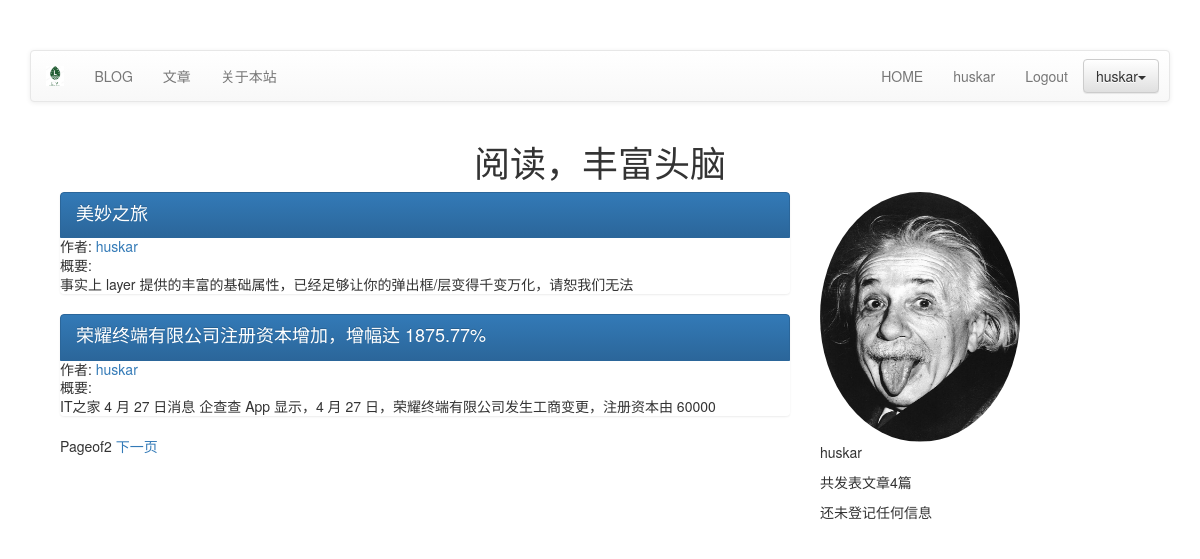
The page /article/list-article-titles/huskar/ (signed in) on the database as committed earlier.
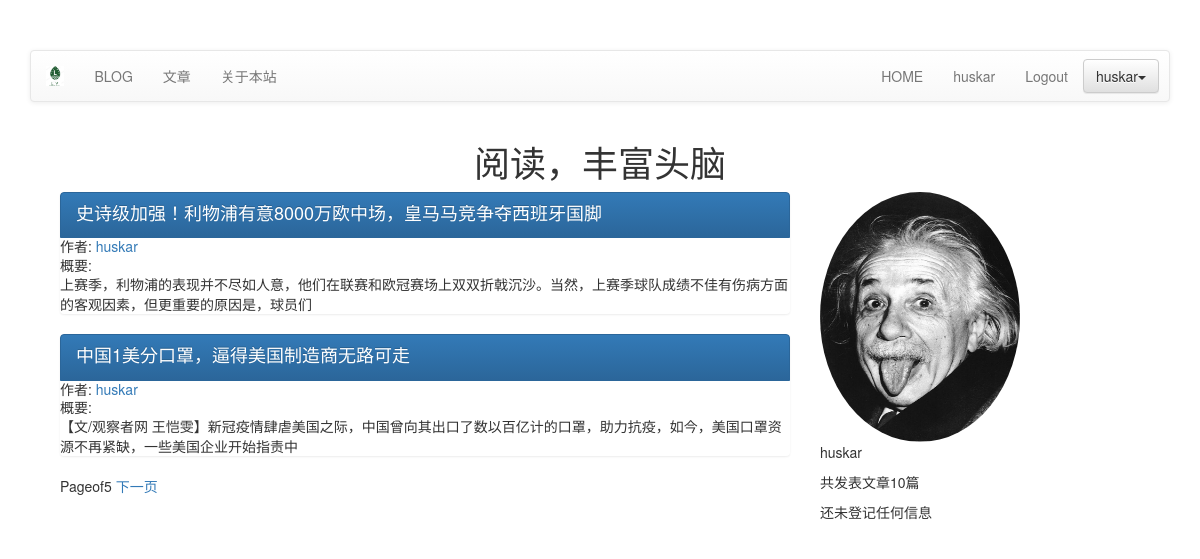
The same page on the database as committed later.
### article/models.py (models this page shows, shortened)
class ArticlePost(models.Model):
    author = models.ForeignKey(User, related_name="article", on_delete=models.PROTECT)
    title = models.CharField(max_length=200)
    slug = models.SlugField(max_length=500)
    column = models.ForeignKey(ArticleColumn, related_name="article_column", on_delete=models.PROTECT)
    body = models.TextField()
    created = models.DateTimeField(default=timezone.now())
    update = models.DateTimeField(auto_now=True)
    users_like = models.ManyToManyField(User, related_name="articles_like", blank=True)
    article_tag = models.ManyToManyField(ArticleTag, related_name='article_tag', blank=True)
    class Meta:
        ordering = ("-update",)
        index_together = (("id", "slug"),)
    def get_url_path(self):
        return reverse("article:list_article_detail", args=[self.id, self.slug])

### article/list_views.py (the view)
# urls.py: url(r'^list-article-titles/(?P<username>[-\w]+)/$', list_views.article_titles, name="author_articles"),
def article_titles(request, username=None):
    if username:
        user = User.objects.get(username=username)
        article_title = ArticlePost.objects.filter(author=user)
        try:
            userinfo = user.userinfo
        except:
            userinfo = None
    else:
        article_title = ArticlePost.objects.all()
    paginator = Paginator(article_title, 2)
    page = request.GET.get("page")
    try:
        current_page = paginator.page(page)
        articles = current_page.object_list
    except PageNotAnInteger:
        current_page = paginator.page(1)
        articles = current_page.object_list
    except EmptyPage:
        current_page = paginator.page(paginator.num_pages)
        articles = current_page.object_list
    if username:
        return render(request, "article/list/author_articles.html", {"articles": articles, "page": current_page})
    return render(request, "article/list/article_titles.html", {"articles": articles, "page": current_page})

### article/templatetags/article_tags.py (called while the page is built)
@register.simple_tag
def author_total_articles(user):
    return user.article.count()

### templates/article/list/author_articles.html
{%  extends "base.html" %}
{% load article_tags %}
{% load staticfiles %}
{% block content %}
<div class="row text-center vertical-middle-sm">
   <h1>阅读，丰富头脑</h1>
</div>
<div class="container">
 <div class="col-md-8">
     {% for article in articles %}
     <div class="list-group">
         <a href="{{ article.get_url_path }}" class="list-group-item active">
             <h4 class="list-group-item-heading">{{ article.title }}</h4>
         </a>
         <p class="list-group-item-text">作者:
             <a href="{% url 'article:author_articles' article.author.username %}">
               {{ article.author.username }}
             </a>
         </p>
         <p class="list-group-item-text">概要:
               {{ article.body|slice:'70'|linebreaks }}
         </p>
     </div>
     {% endfor %}
{% include "article/paginator.html" %}
 </div>
 <div class="col-md-4">
 <div>
     {% if userinfo.photo %}
     <img src="{{ userinfo.photo|striptags }}" class="img-cirlce" id="my_photo" name="user_face">
     {% else %}
     <img src="{% static '/image/estan.jpg' %}" class="img-circle" id="my_photo" name="user_face" style="height: 250px;width: 200px">
     {% endif %}
 </div>
 <div>
     <p>{{ user.username }}</p>
     <p>共发表文章{% author_total_articles user %}篇</p>
     {% if userinfo %}
     <p>{{ userinfo.company }}</p>
     <p>{{ userinfo.aboutme }}</p>
     {% else %}
     <p>还未登记任何信息</p>
     {% endif %}
 </div>
 </div>
</div>
{% endblock %}

### templates/base.html (shortened to what this page needs)
<!DOCTYPE html>
<html lang="en">
<head>
<link rel="stylesheet" href="https://cdn.jsdelivr.net/npm/bootstrap@3.3.7/dist/css/bootstrap.min.css">
<link rel="stylesheet" href="https://cdn.jsdelivr.net/npm/bootstrap@3.3.7/dist/css/bootstrap-theme.min.css">
</head>
<body style="margin-top:50px;">
    {% include "header.html" %}
    <div class="container">
        {% block content %}
        {% endblock %}
    </div>
</body>
</html>

### templates/header.html (shortened to what this page needs)
{% load staticfiles %}
<div class="container">
    <nav class="navbar navbar-default" role="navigation">
        <div class="navbar-header">
            <a class="navbar-brand" href="."><img src="{% static '/static/image/logo.png' %}" height="100%"> </a>
        </div>
        <div>
            <ul class="nav navbar-nav" role="navigation">
                <li><a href="{% url 'blog:blog_title' %}">BLOG</a> </li>
                <li><a href="{% url 'article:list_article_titles' %}">文章</a> </li>
                <li><a href="{% url 'course:about' %}">关于本站</a></li>
            </ul>
            <ul class="nav navbar-nav navbar-right" style="margin-right: 10px">
                {% if user.is_authenticated %}
                <li><a href="{% url 'home' %}">HOME</a> </li>
                <li><a href="#">{{ user.username }}</a> </li>
                <li><a href="{% url 'account:user_logout' %}">Logout</a> </li>
                {% else %}
                <li><a href="{% url 'account:user_login' %}">LOGIN</a> </li>
                <li><a href="{% url 'account:user_register' %}">Sign up</a> </li>
                {% endif %}
                <li>
                    <div class="dropdown" style="margin-top:8px">
                        <button class='btn btn-default dropdown-toggle' type="button" id="dropdownMenu"
                                data-toggle="dropdown">{{ user.username }}<span class="caret"></span> </button>
                    </div>
                </li>
            </ul>
        </div>
    </nav>
</div>

### templates/article/paginator.html (shortened to what this page needs)
<div class="paginator">
    <span class="step-links">
        <span class="current">
            Page{{ page.num }}of{{ page.paginator.num_pages }}
        </span>
        {% if page.has_next %}
        <a href="?page={{ page.next_page_number }}">下一页</a>
        {% endif %}
    </span>
</div>

Rows that differ between the two databases and show on the page:
no longer on this page (row unchanged): ArticlePost: title "美妙之旅", author.username "huskar", body "事实上 layer 提供的丰富的基础属性，已经足够让你的弹出框/层变得千变万化，请恕我们无法"
no longer on this page (row unchanged): ArticlePost: title "荣耀终端有限公司注册资本增加，增幅达 1875.77%", author.username "huskar", body "IT之家 4 月 27 日消息 企查查 App 显示，4 月 27 日，荣耀终端有限公司发生工商变更，注册资本由 60000"
added ArticlePost: title "史诗级加强！利物浦有意8000万欧中场，皇马马竞争夺西班牙国脚", author.username "huskar", body "上赛季，利物浦的表现并不尽如人意，他们在联赛和欧冠赛场上双双折戟沉沙。当然，上赛季球队成绩不佳有伤病方面的客观因素，但更重要的原因是，球员们"
added ArticlePost: title "中国1美分口罩，逼得美国制造商无路可走", author.username "huskar", body "【文/观察者网 王恺雯】新冠疫情肆虐美国之际，中国曾向其出口了数以百亿计的口罩，助力抗疫，如今，美国口罩资源不再紧缺，一些美国企业开始指责中"
Other text that changed with them:
{{ page.paginator.num_pages }}: "2" → "5"
text no longer shown: "4"
text now shown: "10"
